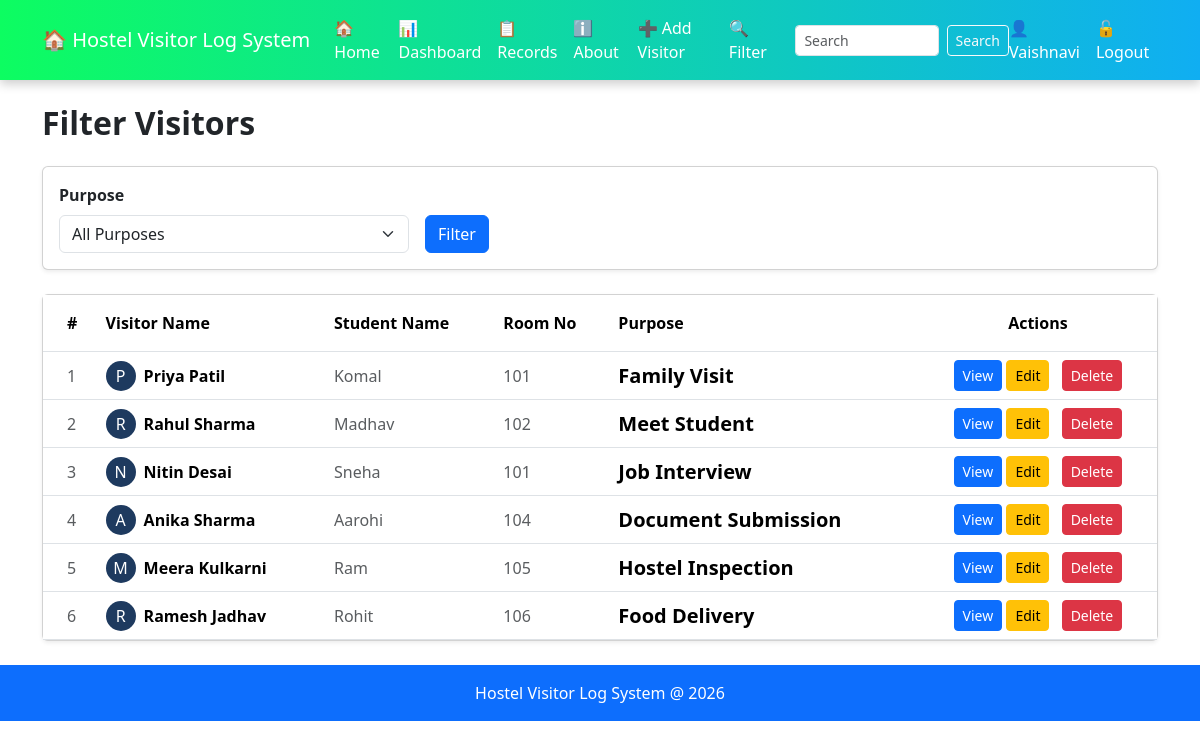
Screenshot of /filter (signed in) with the database file from the repository.
### tables this page shows
CREATE TABLE visitors(
        id INTEGER PRIMARY KEY AUTOINCREMENT,
        visitor_name TEXT NOT NULL,
        student_name TEXT NOT NULL,
        room_no TEXT NOT NULL,
        purpose TEXT NOT NULL
    );

### app.py (the view)
@app.route('/filter')
def filter_students():
    purpose = request.args.get('purpose', '')
    conn = get_db()
    purposes = conn.execute("""
        SELECT DISTINCT purpose
        FROM visitors
        ORDER BY purpose
    """).fetchall()
    if purpose:
        visitors = conn.execute("""
            SELECT *
            FROM visitors
            WHERE purpose = ?
            ORDER BY id ASC
        """, (purpose,)).fetchall()
    else:
        visitors = conn.execute("""
            SELECT *
            FROM visitors
            ORDER BY id ASC
        """).fetchall()
    conn.close()
    return render_template(
        'filter.html',
        visitors=visitors,
        purposes=purposes,
        selected_purpose=purpose
    )

### app.py (called while the page is built)
def get_db():
    conn = sqlite3.connect("Database.db")
    conn.row_factory = sqlite3.Row
    return conn

### templates/filter.html (shortened to what this page needs)
{% extends 'base.html' %}
{% block content %}
<h2 class="fw-bold mb-4">Filter Visitors</h2>
<div class="card mb-4 shadow-sm">
    <div class="card-body">
        <form method="GET" action="/filter" >
            <div class="row g-3 align-items-end">
                <div class="col-md-4">
                    <label class="form-label fw-bold">Purpose</label>
                    <select name="purpose" class="form-select">
    <option value="">All Purposes</option>
</select>
                </div>
                <div class="col-md-4">
                    <button type="submit" class="btn btn-primary">Filter</button>
                </div>
            </div>
        </form>
    </div>
</div>
{% if visitors %}
<div class="card shadow-sm">
    <div class="card-body p-0">
        <div class="table-responsive">
            <table class="table table-hover mb-0">
                <thead style="background-color: #1e3a5f; color:white;">
                    <tr>
                        <th class="py-3 ps-4">#</th>
                        <th class="py-3"> Visitor Name</th>
                        <th class="py-3">Student Name</th>
                        <th class="py-3">Room No</th>
                        <th class="py-3">Purpose</th>
                        <th class="py-3 text-center">Actions</th>
                    </tr>
                </thead>
                <tbody>
                    {% for visitor in visitors %}
                    <tr class="align-middle">
                        <td class="ps-4 text-muted">
                            {{ loop.index }}
                        </td>
                        <td>
                            <div class="d-flex align-items-center">
                                <div class="rounded-circle d-flex justify-content-center align-items-center me-2"
                                     style="width:30px; height:30px; background-color:#1e3a5f; color:white;">
                                    {{ visitor['visitor_name'][0] }}
                                </div>
                                <span class="fw-bold">{{ visitor['visitor_name'] }}</span>
                            </div>
                        </td>
                        <td class="text-muted">{{ visitor['student_name'] }}</td>
                        <td class="text-muted">{{ visitor['room_no'] }}</td>
                        <td>
                            <span class="fw-bold fs-5">{{ visitor['purpose'] }}</span>
                        </td>
                        <td class="text-center">
                            <a href="/view/{{ visitor['id'] }}"
                               class="btn btn-sm btn-primary">
                                View
                            </a>
                            <a href="/edit_visitor/{{ visitor['id'] }}"
                               class="btn btn-sm btn btn-sm btn-warning me-2">
                                 Edit
                            </a>
                            <a href="/delete/{{ visitor['id'] }}"
                               class="btn btn btn-sm btn-danger"
                               onclick="return confirm('Are you sure you want to delete this visitor?');">
                                 Delete
                            </a>
                        </td>
                    </tr>
                    {% endfor %}
                </tbody>
            </table>
        </div>
    </div>
</div>
{% else %}
<div class="alert alert-info mt-4" role="alert">
    No visitors found for the selected filter.
</div>
{% endif %}
{% endblock %}

### rows the page displays
visitors: visitor_name "P", visitor_name "Priya Patil", student_name "Komal", room_no "101", purpose "Family Visit"
visitors: visitor_name "R", visitor_name "Rahul Sharma", student_name "Madhav", room_no "102", purpose "Meet Student"
visitors: visitor_name "N", visitor_name "Nitin Desai", student_name "Sneha", room_no "101", purpose "Job Interview"
visitors: visitor_name "A", visitor_name "Anika Sharma", student_name "Aarohi", room_no "104", purpose "Document Submission"
visitors: visitor_name "M", visitor_name "Meera Kulkarni", student_name "Ram", room_no "105", purpose "Hostel Inspection"
visitors: visitor_name "R", visitor_name "Ramesh Jadhav", student_name "Rohit", room_no "106", purpose "Food Delivery"

### other values shown
{{ session.get('username') }} "Vaishnavi"
